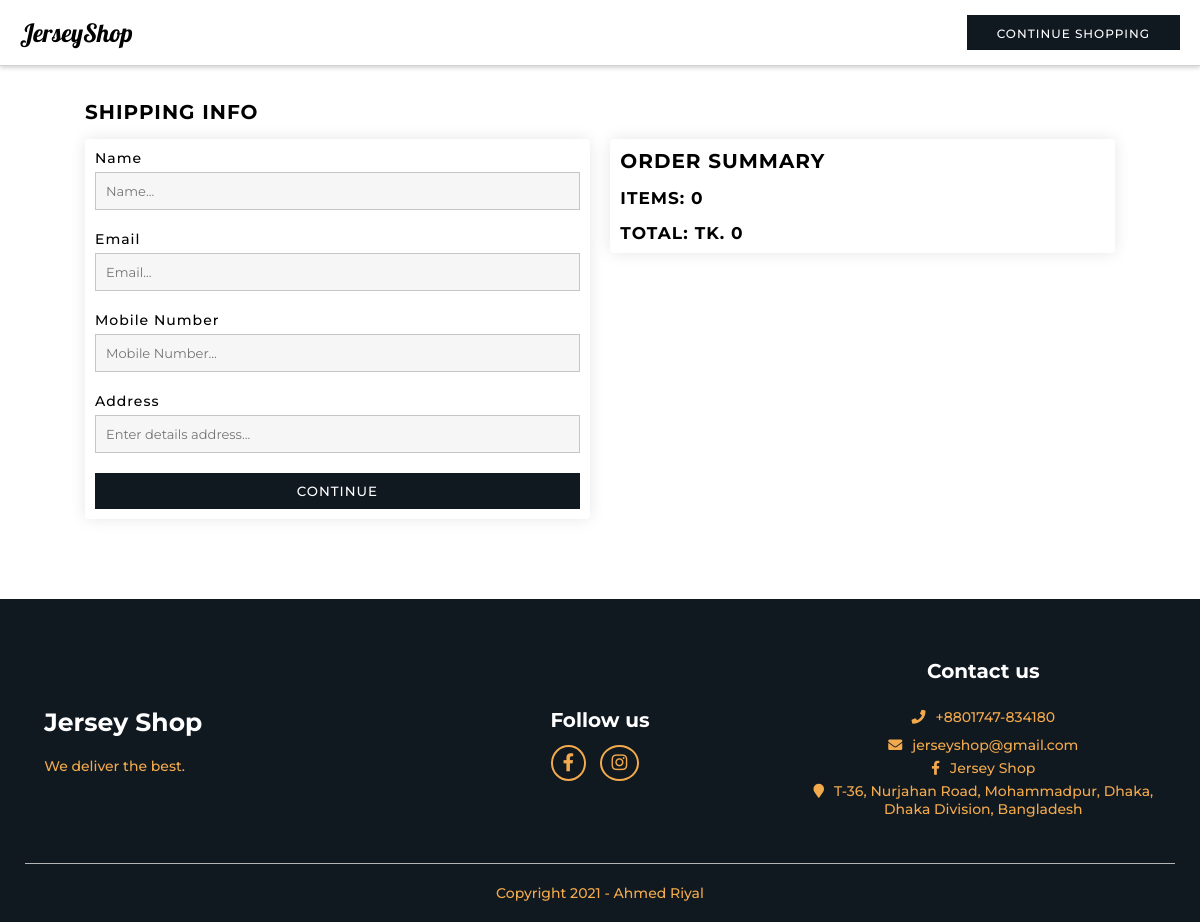
The app's page /checkout/ (signed in), older data.
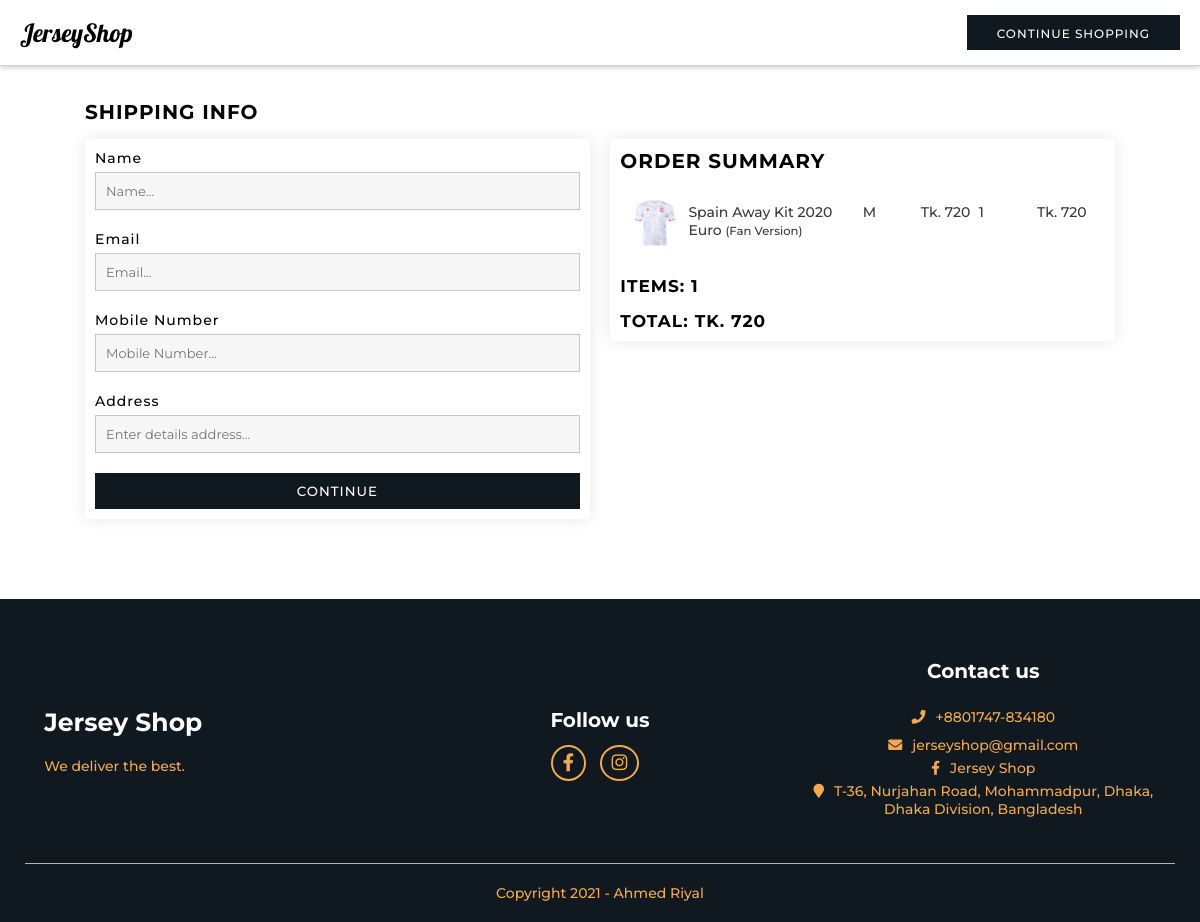
The same page, newer data.
### jerseyshop/models.py (models this page shows, shortened)
class Order(models.Model):
    user = models.ForeignKey(User, on_delete=models.SET_NULL, null=True, blank=True)
    complete = models.BooleanField(default=False, null=True, blank=False)
    date_ordered = models.DateTimeField(auto_now_add=True, null=True, blank=True)
    transaction_id = models.CharField(max_length=200, null=True)
    @property
    def get_cart_total(self):
        orderitems = self.orderitem_set.all()
        total = sum([item.get_total for item in orderitems])
        return total
    @property
    def get_cart_items(self):
        orderitems = self.orderitem_set.all()
        total = sum([item.quantity for item in orderitems])
        return total

class OrderItem(models.Model):
    order = models.ForeignKey(Order, on_delete=models.SET_NULL, null=True, blank=True)
    club_jersey = models.ForeignKey(ClubJerseyDetails, on_delete=models.SET_NULL, null=True, blank=True)
    national_jersey = models.ForeignKey(NTJerseyDetails, on_delete=models.SET_NULL, null=True, blank=True)
    Select_Size = 'Select Size'
    S = 'S'
    M = 'M'
    L = 'L'
    XL = 'XL'
    XXL = 'XXL'
    size_choices = [
        (Select_Size, 'Select Size'),
        (S, 'S'),
        (M, 'M'),
        (L, 'L'),
        (XL, 'XL'),
        (XXL, 'XXL'),
    ]
    size = models.CharField(max_length=20, choices=size_choices, default=Select_Size)
    quantity = models.IntegerField(default=0)
    added_date = models.DateTimeField(auto_now_add=True, null=True, blank=True)
    @property
    def get_total(self):
        if self.club_jersey_id is not None:
            total = self.club_jersey.price * self.quantity
            return total
        elif self.national_jersey_id is not None:
            total = self.national_jersey.price * self.quantity
            return total
        else:
            return 'None'

class NTJerseyDetails(models.Model):
    title = models.CharField(max_length=150)
    Fan_Version = 'Fan Version'
    Player_Version = 'Player Version'
    type_choices = [
        (Fan_Version, 'Fan Version'),
        (Player_Version, 'Player Version'),
    ]
    type = models.CharField(max_length=50, choices=type_choices, null=True, blank=True)
    price = models.IntegerField(default=0)
    image = models.ImageField(upload_to='img/', null=True, blank=True)
    small_image1 = models.ImageField(upload_to='img/', null=True, blank=True)
    small_image2 = models.ImageField(upload_to='img/', null=True, blank=True)
    small_image3 = models.ImageField(upload_to='img/', null=True, blank=True)
    small_image4 = models.ImageField(upload_to='img/', null=True, blank=True)
    authenticity = models.CharField(max_length=50, null=True, blank=True)
    team_badge = models.CharField(max_length=50, null=True, blank=True)
    availability = models.BooleanField(default=True)
    added_time = models.DateTimeField(auto_now_add=True, null=True, blank=True)

### jerseyshop/views.py (the view)
# urls.py: path('checkout/', views.checkout, name="checkout"),
def checkout(request):
    if request.user.is_authenticated:
        user = request.user
        order, created = Order.objects.get_or_create(user=user, complete=False)
        items = order.orderitem_set.all()
    else:
        items = []
        order = {'get_cart_total': 0, 'get_cart_items': 0}
    context = {'items': items, 'order': order}
    return render(request, 'html/checkout.html', context)

### jerseyshop/templates/html/checkout.html (shortened to what this page needs)
<!DOCTYPE html>
<html lang="en">
<head>
    {% load static %}
    <link rel="stylesheet" href="{% static 'css/navbar.css' %}">
    <link rel="stylesheet" href="{% static 'css/footer.css' %}">
    <link rel="stylesheet" href="{% static 'css/home.css' %}">
    <link rel="stylesheet" href="{% static 'css/cart.css' %}">
    <link rel="stylesheet" href="{% static 'css/checkout.css' %}">
    <link rel="stylesheet" href="https://cdnjs.cloudflare.com/ajax/libs/font-awesome/5.15.3/css/all.min.css"/>
    <link rel="stylesheet" href="https://cdnjs.cloudflare.com/ajax/libs/font-awesome/5.14.0/css/all.min.css">
</head>
<body>
<nav class="header">
    <div class="wrapper">
        <div class="navbar">
            <div><a class="logo" href="{% url 'home' %}">JerseyShop</a></div>
            <div class="btn-cart"><a class="backward" href="{% url 'home' %}">Continue Shopping</a></div>
        </div>
    </div>
</nav>
<div class="small-container">
    <h1 class="checkout-header">Shipping Info</h1>
    <div class="row-5">
        <div class="col-lg-6">
            <div class="box-element" id="form-wrapper">
                <form action="" method="POST" enctype="multipart/form-data" id="form">
                    <div class="form-field">
                        <label for="name">Name</label>
                        <input required class="form-control" type="text" name="name" placeholder="Name...">
                    </div>
                    <div class="form-field">
                        <label for="email">Email</label>
                        <input required class="form-control" type="email" name="email" placeholder="Email...">
                    </div>
                    <div class="form-field">
                        <label for="mobileNo">Mobile Number</label>
                        <input required class="form-control" type="text" name="mobileNo" placeholder="Mobile Number...">
                    </div>
                    <div class="form-field">
                        <label for="address">Address</label>
                        <input required class="form-control" type="text" name="address" placeholder="Enter details address...">
                    </div>
                    <input id="form-button" class="continue" type="submit" value="Continue">
                </form>
            </div>
        </div>
        <div class="col-lg-6">
            <div class="box-element">
                <h1 class="checkout-header">Order Summary</h1>
                {% for item in items %}
                <div class="cart-row-1">
                    <div style="flex:1"><img class="row-image-1" src="{{item.club_jersey.image.url}}{{item.national_jersey.image.url}}"></div>
                    <div style="flex:3"><h4 class="table-content">{{item.club_jersey.title}}{{item.national_jersey.title}} <small>({{item.club_jersey.type}}{{item.national_jersey.type}})</small></h4></div>
                    <div style="flex:1"><h4 class="table-content">{{item.size}}</h4></div>
                    <div style="flex:1"><h4 class="table-content">Tk. {{item.club_jersey.price}}{{item.national_jersey.price}}</h4></div>
                    <div style="flex:1"><h4 class="table-content">{{item.quantity}}</h4></div>
                    <div style="flex:1"><h4 class="table-content">Tk. {{item.get_total}}</h4></div>
                </div>
                {% endfor %}
                <h5 class="summary">Items: {{order.get_cart_items}}</h5>
                <h5 class="summary">Total: Tk. {{order.get_cart_total}}</h5>
            </div>
        </div>
    </div>
</div>
{% include 'html/footer.html' %}
</body>
</html>

Row changes from the older to the newer data that the page shows:
added OrderItem: national_jersey.image (picture), national_jersey "Spain Away Kit 2020 Euro", national_jersey.type "Fan Version", size "M", national_jersey.price "720", quantity "1", get_total "720"
computed for Order: get_cart_items "0" → "1"; get_cart_total "0" → "720"
